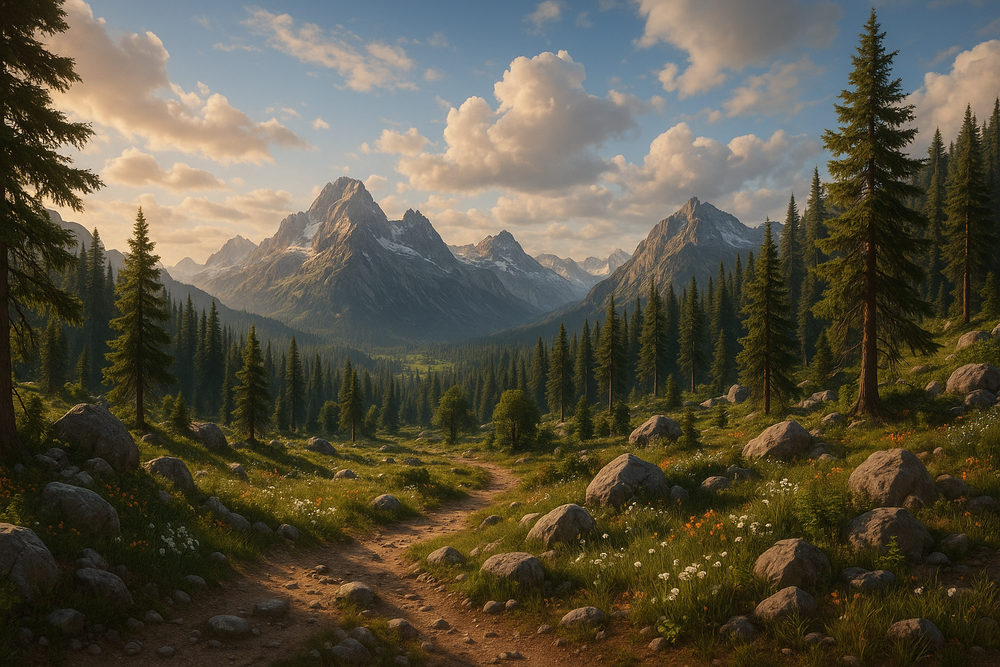
#> input picture ParallelPy/pasto.png, 1000 x 667 px, shrunk from 1536 x 1024 before the run
$ python main.py
#> lines starting #> are read from the running program, lines starting #| are printed output that depends on the picture
#> further down, imagen is the input picture: shape (667, 1000, 3); mean B, G, R 66.3, 83.7, 89.8
import cv2
import numpy as np
import multiprocessing as mp
import time

#Secuencial Funcion
def BlancoNegroSecuencial(segmento):
    alto, ancho, _ = segmento.shape #Funcion de 'OpenCV', nos regresa el alto, ancho y rgb , que es igual a 3
#> alto = 667; ancho = 1000
    blancoNegroImg = np.zeros((alto, ancho), dtype=np.uint8) #crea matriz numpy, y rgb se establece que sera integrer de 8 bits

    for y in range(alto): #selecciona el primer pixel
        for x in range(ancho): #todos los pixeles a la derecha los recorre
            #BGR
            rojo = segmento[y, x, 2]   #Rer
            verde = segmento[y, x, 1]  #Green
            azul = segmento[y, x, 0]   #Blue

            gris = int(0.299 * rojo + 0.587 * verde + 0.114 * azul) #formula estandar para pasar a blanco y negr
            blancoNegroImg[y, x] = gris #se devuelve con nuevos colores

    return blancoNegroImg

#Funcion intermedia
def paraCadaUna(segmento):
    return BlancoNegroSecuencial(segmento)

#PAralelo funcion
def ParaleloBlancoNegro(img, threads):
#> called with threads = 8
    alto = img.shape[0] #Funcion 0 =alto
#> alto = 667

    # Lista para guardar segmentos
    segmentos = []

    # Se divide la imagen en partes horizontales
    for i in range(threads):
        seg = i * alto // threads #i = parte actual, alto = total de filas, threads = procesos
        fin_seg = (i + 1) * alto // threads  #calcula el final de la parte
        segmento = img[seg:fin_seg, :] #Dara todas las columnas entre las filas seg y fin_seg, : = all
        segmentos.append(segmento) #esto se guarda en la lista
#> this loop made 8 passes
#> pass 3, in ParaleloBlancoNegro, `segmento = img[seg:fin_seg, :]`:
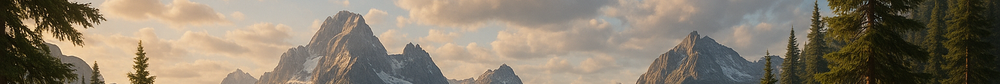
#> segmento: shape (84, 1000, 3); mean B, G, R 107.9, 125.2, 136.6
#> after the loop, segmentos = 8 items

    # grupo de procesos
    pool = mp.Pool(processes=threads) # crea los procesos que diga threads
    resultados = pool.map(paraCadaUna, segmentos) # todos los procesos trabajaran la funcion 'paraCadaUna()'
#> after the loop in BlancoNegroSecuencial (call 3), `for y in range(alto):`:
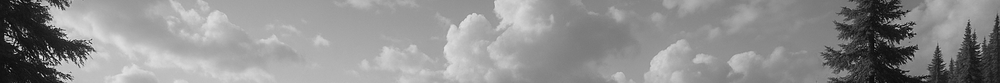
#> blancoNegroImg: shape (83, 1000); min 0, max 250, mean 143.4
#> in BlancoNegroSecuencial (call 4), `alto, ancho, _ = segmento.shape #Funcion de 'OpenCV', nos regresa el a..`: alto = 84
#> after the loop in BlancoNegroSecuencial (call 4), `for y in range(alto):`:
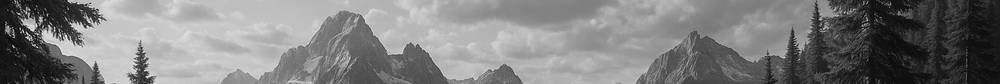
#> blancoNegroImg: shape (84, 1000); min 2, max 242, mean 126.2
#> after the loop in BlancoNegroSecuencial (call 6), `for y in range(alto):`:
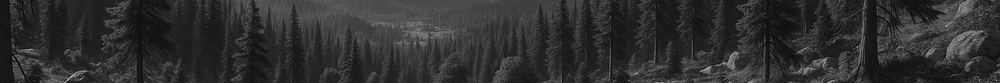
#> blancoNegroImg: shape (83, 1000); min 0, max 212, mean 47.4
#> after the loop in BlancoNegroSecuencial (call 7), `for y in range(alto):`:
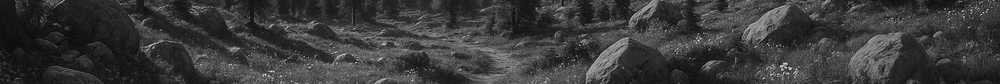
#> blancoNegroImg: shape (84, 1000); min 4, max 238, mean 57.8
#> in BlancoNegroSecuencial (call 8), `alto, ancho, _ = segmento.shape #Funcion de 'OpenCV', nos regresa el a..`: alto = 83
#> after the loop in BlancoNegroSecuencial (call 8), `for y in range(alto):`:
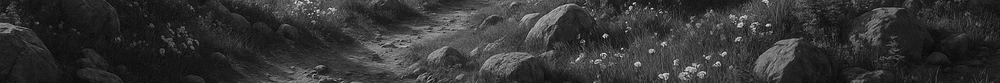
#> blancoNegroImg: shape (83, 1000); min 6, max 244, mean 51.7
#> in BlancoNegroSecuencial (call 9), `alto, ancho, _ = segmento.shape #Funcion de 'OpenCV', nos regresa el a..`: alto = 84
#> after the loop in BlancoNegroSecuencial (call 9), `for y in range(alto):`:
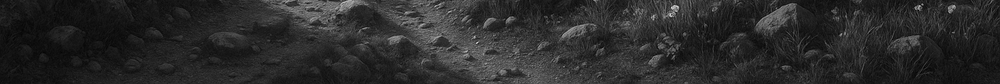
#> blancoNegroImg: shape (84, 1000); min 0, max 216, mean 42.9
#> resultados = 8 items
    pool.close() #No acepta mas proces
    pool.join() #Espera a que terminen todo los procesos

    res = np.vstack(resultados) #reconstruye la imagen gris con numpy
    return res

if __name__ == "__main__":
    # Carga imagen
    ruta = "pasto.png"
    imagen = cv2.imread(ruta)

    # Valida que se haya cargado
    if (imagen is None):
        exit()


    # -------- secuencial--------
    inicio = time.time() #guarda el momento de inicio
    imgSecuencialGris = BlancoNegroSecuencial(imagen)
    fin = time.time() #guarda el momento de final
    tiempoSec = fin - inicio #total
    # -------- secuencial--------


    # -------- paralelo --------
    inicioPar = time.time()
    imgParaleloGris = ParaleloBlancoNegro(imagen, threads=8)
    finPar = time.time()
    tiempoPar = finPar - inicioPar
    # -------- paralelo --------

    print(f"Tiempo secuencial: {tiempoSec:.3f}s")
    print(f"Tiempo paralelo: {tiempoPar:.3f}s")

    # desplegar imagenes
    cv2.imshow("Imagen", imagen)
    cv2.imshow("blancoynegro", imgParaleloGris)
    cv2.waitKey(0)
    cv2.destroyAllWindows()
